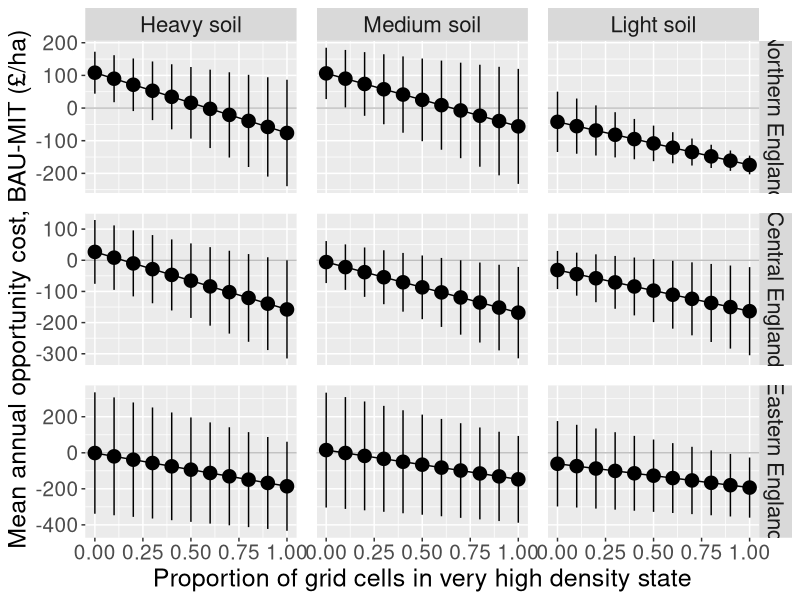
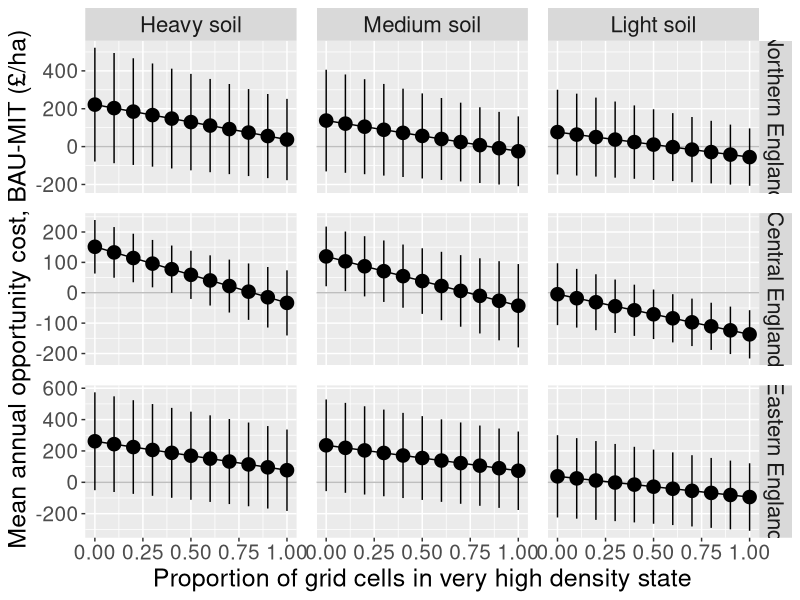
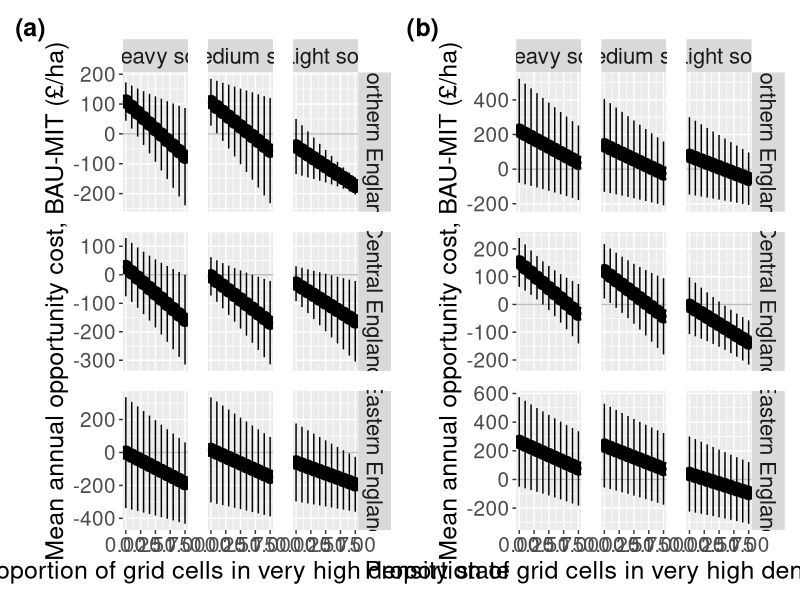

Here is the R script that generated these plots, in order:
## ---- chunk 1
rm(list=ls())
library(tidyverse) # for data manipulation; includes dplyr, ggplot2 & more
library(patchwork) # for panel plots
## ---- chunk 2
nobs <- function(x) length(x[!is.na(x)])
## ---- chunk 3
bau_h <- read.csv("../output/bau_ECOMOD_output_H.csv", header=TRUE) %>% 
  dplyr::select(-Field_no) %>% # remove unnecessary column
  dplyr::rename_with(stringr::str_replace, 
              # add '.' b4 the number in 'crop' colnames:
              pattern = "crop", replacement = "crop.", 
              matches("crop")) %>% 
  data.frame() %>%
  dplyr::filter(grepl("LD-HR",field_name)|grepl("HD-HR",field_name)) %>% # extract required strategies
  #dplyr::filter(!grepl("LR",field_name)) %>% # exclude LR strategies
  tidyr::pivot_longer( # reshape
    cols = c(2:85),
    names_to = c(".value", "year"),
    names_sep = '\\.'
    ) %>% 
  
  # make columns for soil, region, initial density etc:
  dplyr::mutate(
    initdenres = sub('.*\\_', '', field_name), # extract chrs after last '_'
    # extract characters between 1st and 2nd underscore ( x[2] pulls out the 
    # 2nd split string when split on underscores):
    soiltype = sapply(strsplit(field_name, "_"), function(x) x[2]), 
    soiltype = substr(soiltype, start = 1, stop = 1), # extract 1st character
 
    region = sub('_.*', '', field_name), # extract chrs before first '_'
    region = tolower(region),

    # recode soil type and region, and specify order of factor levels:
    soiltype = dplyr::recode(soiltype,
                      "h" = "heavy",
                      "m" = "medium",
                      "l" = "light"),
    soiltype = factor(soiltype,
                      levels = c("heavy", "medium", "light")
                      ),
    region = dplyr::recode(region,
                    "n" = "north",
                    "c" = "central",
                    "e" = "east"),
    region = factor(region,
                    levels = c("north", "central", "east")
                    ),
    initcondit = paste(region, soiltype, initdenres, sep = "_"),
    scenario = "BAU",
    modelrun = "high"
    ) %>%
  dplyr::select(scenario, initcondit, initdenres, region,
                soiltype, year, crop, yield, grossprof, modelrun) %>% 
  dplyr::arrange(scenario,region, soiltype, initdenres, year)
## ---- chunk 4
bau_v <- read.csv("../output/bau_ECOMOD_output_V.csv", header=TRUE) %>% 
  dplyr::select(-Field_no) %>% # remove unnecessary column
  dplyr::rename_with(stringr::str_replace, 
              # add '.' b4 the number in 'crop' colnames:
              pattern = "crop", replacement = "crop.", 
              matches("crop")) %>% 
  data.frame() %>%
  dplyr::filter(grepl("LD-HR",field_name)|grepl("HD-HR",field_name)) %>% # extract required strategies
  #dplyr::filter(!grepl("LR",field_name)) %>% # exclude LR strategies
  tidyr::pivot_longer( # reshape
    cols = c(2:85),
    names_to = c(".value", "year"),
    names_sep = '\\.'
    ) %>% 
  
  # make columns for soil, region, initial density etc:
  dplyr::mutate(
    initdenres = sub('.*\\_', '', field_name), # extract chrs after last '_'
    
    # extract characters between 1st and 2nd underscore ( x[2] pulls out the 
    # 2nd split string when split on underscores):
    soiltype = sapply(strsplit(field_name, "_"), function(x) x[2]), 
    soiltype = substr(soiltype, start = 1, stop = 1), # extract 1st character
 
    region = sub('_.*', '', field_name), # extract chrs before first '_'
    region = tolower(region),

    # recode soil type and region, and specify order of factor levels:
    soiltype = dplyr::recode(soiltype,
                      "h" = "heavy",
                      "m" = "medium",
                      "l" = "light"),
    soiltype = factor(soiltype,
                      levels = c("heavy", "medium", "light")
                      ),
    region = dplyr::recode(region,
                    "n" = "north",
                    "c" = "central",
                    "e" = "east"),
    region = factor(region,
                    levels = c("north", "central", "east")
                    ),
    initcondit = paste(region, soiltype, initdenres, sep = "_"),
    scenario = "BAU",
    modelrun = "veryhigh"
    ) %>%
  dplyr::select(scenario, initcondit, initdenres, region,
                soiltype, year, crop, yield, grossprof, modelrun) %>% 
  dplyr::arrange(scenario,region, soiltype, initdenres, year)
## ---- chunk 5
econ_3DR <- read.csv("../output/economic_data_for_analysis_3DR.csv", header = T) %>% 
  dplyr::mutate(
    scenario = factor(scenario, levels = c("BAU", "MIT", "CWW")),
    region = factor(region, levels = c("north", "central", "east")),
    soiltype = factor(soiltype, levels = c("heavy", "medium","light")),
    initdenres_collapsed = factor(initdenres_collapsed,
                                  levels = c("LD-LR", "LD-HR", "HD-HR")))
## ---- chunk 6
bau_hvh <- rbind(bau_h, bau_v) %>% 
  dplyr::mutate(year = as.integer(year))

# Clean up
rm(bau_h, bau_v)
## ---- chunk 7
mit_current <- econ_3DR %>% 
  dplyr::mutate(initcondit = paste(region, soiltype, initdenres_collapsed, sep = "_"),
                year = as.integer(year)) %>% 
  dplyr::filter(scenario == "MIT", # pull out MIT scenario
                #grepl("LD-HR",initcondit) # pull out LD-HR strategies
                !grepl("LR",initcondit) # exclude low resistance strategies
                ) %>% 
  dplyr::rename(grossprof = wtd_gp_mean,
                yield = wtd_yield_mean) %>% 
  # extract cols needed
  dplyr::select(scenario, initcondit, initdenres_collapsed, region, 
                soiltype, year, crop, yield, grossprof) %>% 
  dplyr::arrange(region, soiltype, initdenres_collapsed, year) %>% 
  dplyr::rename(initdenres = initdenres_collapsed)
## ---- chunk 8
## h0.0-vh1.0 Calculate weighted gross profit where 100% of grid cells have very high black-grass density----
wtd_df_100 <- bau_hvh %>% 
  # Calculate weighted gross profit for each row for the affected variables
  dplyr::mutate(
    wtd_gp = case_when(
      modelrun == "high" ~ 0*grossprof,
      modelrun == "veryhigh" ~ 1*grossprof
    ),
    wtd_yield = case_when(
      modelrun == "high" ~ 0*yield,
      modelrun == "veryhigh" ~ 1*yield
    )
  ) %>%
  # Add weighted variables across model runs (high & vhigh den) 
  # to get total gross profit, yield etc (i.e. add the contributions from the 
  # different densities in different parts of the field) for each year of each 
  # strategy.
  dplyr::group_by(initcondit, year) %>% 
  dplyr::summarise(wtd_gp = sum(wtd_gp), wtd_yield = sum(wtd_yield)) %>% 
  # Add columns indicating the proportions of grid cells in 
  # high and very high density used to calculate the weighted values
  dplyr::mutate(
    h = 0,
    vh = 1
    )

## h0.1-vh0.9 Calculate weighted gross profit where 90% of grid cells have very high black-grass density----
wtd_df_90 <- bau_hvh %>% 
  # Calculate weighted gross profit for each row for the affected variables
  dplyr::mutate(
    wtd_gp = case_when(
      modelrun == "high" ~ 0.1*grossprof,
      modelrun == "veryhigh" ~ 0.9*grossprof
    ),
    wtd_yield = case_when(
      modelrun == "high" ~ 0.1*yield,
      modelrun == "veryhigh" ~ 0.9*yield
    )
  ) %>%
  # Add weighted variables across model runs (high & vhigh den) 
  # to get total gross profit & yield (i.e. add the contributions from the 
  # different densities in different parts of the field) for each year of each 
  # strategy.
  dplyr::group_by(initcondit, year) %>% 
  dplyr::summarise(wtd_gp = sum(wtd_gp), wtd_yield = sum(wtd_yield)) %>% 
  # Add columns indicating the proportions of grid cells in 
  # high and very high density used to calculate the weighted values
  dplyr::mutate(
    h = 0.1,
    vh = 0.9
  )

## h0.2-vh0.8 Calculate weighted gross profit where 80% of grid cells have very high black-grass density----
wtd_df_80 <- bau_hvh %>% 
  # Calculate weighted gross profit for each row for the affected variables
  dplyr::mutate(
    wtd_gp = case_when(
      modelrun == "high" ~ 0.2*grossprof,
      modelrun == "veryhigh" ~ 0.8*grossprof
    ),
    wtd_yield = case_when(
      modelrun == "high" ~ 0.2*yield,
      modelrun == "veryhigh" ~ 0.8*yield
    )
  ) %>%
  # Add weighted variables across model runs (high & vhigh den) 
  # to get total gross profit, yield etc (i.e. add the contributions from the 
  # different densities in different parts of the field) for each year of each 
  # strategy.
  dplyr::group_by(initcondit, year) %>% 
  dplyr::summarise(wtd_gp = sum(wtd_gp), wtd_yield = sum(wtd_yield)) %>% 
  # Add columns indicating the proportions of grid cells in 
  # high and very high density used to calculate the weighted values
  dplyr::mutate(
    h = 0.2,
    vh = 0.8
    )

## h0.3-vh0.7 Calculate weighted gross profit where 70% of grid cells have very high black-grass density----
wtd_df_70 <- bau_hvh %>% 
  # Calculate weighted gross profit for each row for the affected variables
  dplyr::mutate(
    wtd_gp = case_when(
      modelrun == "high" ~ 0.3*grossprof,
      modelrun == "veryhigh" ~ 0.7*grossprof
    ),
    wtd_yield = case_when(
      modelrun == "high" ~ 0.3*yield,
      modelrun == "veryhigh" ~ 0.7*yield
    )
  ) %>%
  # Add weighted variables across model runs (high & vhigh den) 
  # to get total gross profit, yield etc (i.e. add the contributions from the 
  # different densities in different parts of the field) for each year of each 
  # strategy.
  dplyr::group_by(initcondit, year) %>% 
  dplyr::summarise(wtd_gp = sum(wtd_gp), wtd_yield = sum(wtd_yield)) %>% 
  # Add columns indicating the proportions of grid cells in 
  # high and very high density used to calculate the weighted values
  dplyr::mutate(
    h = 0.3,
    vh = 0.7
    )

## h0.4-vh0.6 Calculate weighted gross profit where 60% of grid cells have very high black-grass density----
wtd_df_60 <- bau_hvh %>% 
  # Calculate weighted gross profit for each row for the affected variables
  dplyr::mutate(
    wtd_gp = case_when(
      modelrun == "high" ~ 0.4*grossprof,
      modelrun == "veryhigh" ~ 0.6*grossprof
    ),
    wtd_yield = case_when(
      modelrun == "high" ~ 0.4*yield,
      modelrun == "veryhigh" ~ 0.6*yield
    )
  ) %>%
  # Add weighted variables across model runs (high & vhigh den) 
  # to get total gross profit, yield etc (i.e. add the contributions from the 
  # different densities in different parts of the field) for each year of each 
  # strategy.
  dplyr::group_by(initcondit, year) %>% 
  dplyr::summarise(wtd_gp = sum(wtd_gp), wtd_yield = sum(wtd_yield)) %>% 
  # Add columns indicating the proportions of grid cells in 
  # high and very high density used to calculate the weighted values
  dplyr::mutate(
    h = 0.4,
    vh = 0.6
    )

## h0.5-vh0.5 Calculate weighted gross profit where 50% of grid cells have very high black-grass density----
wtd_df_50 <- bau_hvh %>% 
  # Calculate weighted gross profit for each row for the affected variables
  dplyr::mutate(
    wtd_gp = case_when(
      modelrun == "high" ~ 0.5*grossprof,
      modelrun == "veryhigh" ~ 0.5*grossprof
    ),
    wtd_yield = case_when(
      modelrun == "high" ~ 0.5*yield,
      modelrun == "veryhigh" ~ 0.5*yield
    )
  ) %>%
  # Add weighted variables across model runs (high & vhigh den) 
  # to get total gross profit, yield etc (i.e. add the contributions from the 
  # different densities in different parts of the field) for each year of each 
  # strategy.
  dplyr::group_by(initcondit, year) %>% 
  dplyr::summarise(wtd_gp = sum(wtd_gp), wtd_yield = sum(wtd_yield)) %>% 
  # Add columns indicating the proportions of grid cells in 
  # high and very high density used to calculate the weighted values
  dplyr::mutate(
    h = 0.5,
    vh = 0.5
    )

## h0.6-vh0.4 Calculate weighted gross profit where 40% of grid cells have very high black-grass density----
wtd_df_40 <- bau_hvh %>% 
  # Calculate weighted gross profit for each row for the affected variables
  dplyr::mutate(
    wtd_gp = case_when(
      modelrun == "high" ~ 0.6*grossprof,
      modelrun == "veryhigh" ~ 0.4*grossprof
    ),
    wtd_yield = case_when(
      modelrun == "high" ~ 0.6*yield,
      modelrun == "veryhigh" ~ 0.4*yield
    )
  ) %>%
  # Add weighted variables across model runs (high & vhigh den) 
  # to get total gross profit, yield etc (i.e. add the contributions from the 
  # different densities in different parts of the field) for each year of each 
  # strategy.
  dplyr::group_by(initcondit, year) %>% 
  dplyr::summarise(wtd_gp = sum(wtd_gp), wtd_yield = sum(wtd_yield)) %>% 
  # Add columns indicating the proportions of grid cells in 
  # high and very high density used to calculate the weighted values
  dplyr::mutate(
    h = 0.6,
    vh = 0.4
    )

## h0.7-vh0.3 Calculate weighted gross profit where 30% of grid cells have very high black-grass density----
wtd_df_30 <- bau_hvh %>% 
  # Calculate weighted gross profit for each row for the affected variables
  dplyr::mutate(
    wtd_gp = case_when(
      modelrun == "high" ~ 0.7*grossprof,
      modelrun == "veryhigh" ~ 0.3*grossprof
    ),
    wtd_yield = case_when(
      modelrun == "high" ~ 0.7*yield,
      modelrun == "veryhigh" ~ 0.3*yield
    )
  ) %>%
  # Add weighted variables across model runs (high & vhigh den) 
  # to get total gross profit, yield etc (i.e. add the contributions from the 
  # different densities in different parts of the field) for each year of each 
  # strategy.
  dplyr::group_by(initcondit, year) %>% 
  dplyr::summarise(wtd_gp = sum(wtd_gp), wtd_yield = sum(wtd_yield)) %>% 
  # Add columns indicating the proportions of grid cells in 
  # high and very high density used to calculate the weighted values
  dplyr::mutate(
    h = 0.7,
    vh = 0.3
    )

## h0.8-vh0.2 Calculate weighted gross profit where 20% of grid cells have very high black-grass density----
wtd_df_20 <- bau_hvh %>% 
  # Calculate weighted gross profit for each row for the affected variables
  dplyr::mutate(
    wtd_gp = case_when(
      modelrun == "high" ~ 0.8*grossprof,
      modelrun == "veryhigh" ~ 0.2*grossprof
    ),
    wtd_yield = case_when(
      modelrun == "high" ~ 0.8*yield,
      modelrun == "veryhigh" ~ 0.2*yield
    )
  ) %>%
  # Add weighted variables across model runs (high & vhigh den) 
  # to get total gross profit, yield etc (i.e. add the contributions from the 
  # different densities in different parts of the field) for each year of each 
  # strategy.
  dplyr::group_by(initcondit, year) %>% 
  dplyr::summarise(wtd_gp = sum(wtd_gp), wtd_yield = sum(wtd_yield)) %>% 
  # Add columns indicating the proportions of grid cells in 
  # high and very high density used to calculate the weighted values
  dplyr::mutate(
    h = 0.8,
    vh = 0.2
    )

## h0.9-vh0.1 Calculate weighted gross profit where 10% of grid cells have very high black-grass density----
wtd_df_10 <- bau_hvh %>% 
  # Calculate weighted gross profit for each row for the affected variables
  dplyr::mutate(
    wtd_gp = case_when(
      modelrun == "high" ~ 0.9*grossprof,
      modelrun == "veryhigh" ~ 0.1*grossprof
    ),
    wtd_yield = case_when(
      modelrun == "high" ~ 0.9*yield,
      modelrun == "veryhigh" ~ 0.1*yield
    )
  ) %>%
  # Add weighted variables across model runs (high & vhigh den) 
  # to get total gross profit, yield etc (i.e. add the contributions from the 
  # different densities in different parts of the field) for each year of each 
  # strategy.
  dplyr::group_by(initcondit, year) %>% 
  dplyr::summarise(wtd_gp = sum(wtd_gp), wtd_yield = sum(wtd_yield)) %>% 
  # Add columns indicating the proportions of grid cells in 
  # high and very high density used to calculate the weighted values
  dplyr::mutate(
    h = 0.9,
    vh = 0.1
    )

## h1.0-vh0.0 Calculate weighted gross profit where 0% of grid cells have very high black-grass density----
wtd_df_0 <- bau_hvh %>% 
  # Calculate weighted gross profit for each row for the affected variables
  dplyr::mutate(
    wtd_gp = case_when(
      modelrun == "high" ~ 1*grossprof,
      modelrun == "veryhigh" ~ 0*grossprof
    ),
    wtd_yield = case_when(
      modelrun == "high" ~ 1*yield,
      modelrun == "veryhigh" ~ 0*yield
    )
  ) %>%
  # Add weighted variables across model runs (high & vhigh den) 
  # to get total gross profit, yield etc (i.e. add the contributions from the 
  # different densities in different parts of the field) for each year of each 
  # strategy.
  dplyr::group_by(initcondit, year) %>% 
  dplyr::summarise(wtd_gp = sum(wtd_gp), wtd_yield = sum(wtd_yield)) %>% 
  # Add columns indicating the proportions of grid cells in 
  # high and very high density used to calculate the weighted values
  dplyr::mutate(
    h = 1.0,
    vh = 0.0
    )

## Join dataframes----
bau_range <- rbind(wtd_df_0, wtd_df_10, wtd_df_20, wtd_df_30, wtd_df_40,   
                   wtd_df_50, wtd_df_60, wtd_df_70, wtd_df_80, wtd_df_90, 
                   wtd_df_100)

## Clean up----
rm(wtd_df_0, wtd_df_10, wtd_df_20, wtd_df_30, wtd_df_40,   
   wtd_df_50, wtd_df_60, wtd_df_70, wtd_df_80, wtd_df_90, 
   wtd_df_100)
## ---- chunk 9
bau_tojoin <- bau_range %>% 
  dplyr::mutate(scenario = "BAU", initcondit2 = initcondit) %>% 
  tidyr::separate(initcondit2, c("region", "soiltype", "initdenres"), "_") %>% 
  dplyr::rename(grossprof = wtd_gp,
                yield = wtd_yield) %>% 
  dplyr::relocate(scenario, initcondit, initdenres, region,  
                  soiltype, year, yield, grossprof, h, vh) 

mit_current_tojoin <- mit_current %>% 
  dplyr::mutate(h = NA, vh = NA) %>% 
  dplyr::select(-crop)

flipdf <- rbind(bau_tojoin, mit_current_tojoin) %>% 
  dplyr::mutate(
    scenario = factor(scenario, levels = c("BAU", "MIT", "CWW")),
    region = factor(region, levels = c("north", "central", "east")),
    soiltype = factor(soiltype, levels = c("heavy", "medium","light")),
    initdenres = factor(initdenres, levels = c("LD-HR", "HD-HR"))) %>%  
  dplyr::arrange(scenario, region, soiltype, initdenres, year)
## ---- chunk 10
opp_costs <- flipdf %>%  
  dplyr::group_by(initcondit, year) %>% 
  dplyr::mutate(opp_cost = grossprof - grossprof[scenario == "MIT"]) %>% 
  dplyr::group_by(scenario, initcondit, vh) %>% # find rotation mean
  dplyr::summarise(
    oc = mean(opp_cost, na.rm = TRUE),
    oc_ci_l = mean(opp_cost, na.rm = TRUE) - 
      (1.96 * (sd(opp_cost, na.rm = TRUE) / sqrt(nobs(opp_cost)))),
    oc_ci_u = mean(opp_cost, na.rm = TRUE) + 
      (1.96 * (sd(opp_cost, na.rm = TRUE) / sqrt(nobs(opp_cost))))
    ) %>% 
  tidyr::separate(initcondit, c("region", "soiltype", "initdenres"), "_") %>% 
  dplyr::filter(!scenario=="MIT") %>% 
  dplyr::mutate(
    soiltype = factor(soiltype, levels = c("heavy", "medium", "light")),
    region = factor(region, levels = c("north", "central", "east")),
    initdenres = factor(initdenres, levels = c("LD-HR", "HD-HR"))
    )
## ---- chunk 11
region.labs <- c("Northern England", "Central England", "Eastern England") # new
names(region.labs) <- c("north", "central", "east") # original

soiltype.labs <- c("Heavy soil", "Medium soil", "Light soil") # new
names(soiltype.labs) <- c("heavy", "medium", "light") # original
## ---- chunk 12
scatt_flip_LDHR <- ggplot(opp_costs %>% 
                       dplyr::filter(initdenres == "LD-HR"), aes(vh, oc)) + 
  geom_hline(aes(yintercept = 0), color="grey") + #, linetype="dashed"
  geom_line() +
  geom_point() +
  facet_grid(region ~ soiltype,
             labeller = labeller(region = region.labs, 
                                 soiltype = soiltype.labs),
             scales = 'free'
             ) +
  labs(x = "Proportion of grid cells in very high density state", 
       y = "Mean annual opportunity cost, BAU-MIT (£/ha)") +
  theme(strip.placement = 'outside',
        strip.text.x = element_text(size = 16),#, color = "red", face = "bold.italic"
        strip.text.y = element_text(size = 16),
        plot.title = element_text(size=22),
        axis.title=element_text(size=18),
        axis.text.x=element_text(size=rel(1.7)),#, 
        axis.text.y=element_text(size=rel(1.7)),
        legend.title=element_text(size=18),
        legend.text=element_text(size=16)
        ) +
  
  geom_pointrange(aes(ymin = oc_ci_l, 
                      ymax = oc_ci_u), 
                  #position=position_dodge(width=0.3),
                  size = 0.9) +
  
  # Change spacing between facets on both axis
  theme(panel.spacing = unit(1, "lines"))

scatt_flip_LDHR
## ---- chunk 13
region.labs <- c("Northern England", "Central England", "Eastern England") # new
names(region.labs) <- c("north", "central", "east") # original

soiltype.labs <- c("Heavy soil", "Medium soil", "Light soil") # new
names(soiltype.labs) <- c("heavy", "medium", "light") # original
## ---- chunk 14
scatt_flip_HDHR <- ggplot(opp_costs %>% 
                       dplyr::filter(initdenres == "HD-HR"), aes(vh, oc)) + 
  geom_hline(aes(yintercept = 0), color="grey") + #, linetype="dashed"
  geom_line() +
  geom_point() +
  #geom_point(size = 4) +
  facet_grid(region ~ soiltype,
             labeller = labeller(region = region.labs, 
                                 soiltype = soiltype.labs),
             scales = 'free'
             ) +
  labs(x = "Proportion of grid cells in very high density state", 
       y = "Mean annual opportunity cost, BAU-MIT (£/ha)") +
  theme(strip.placement = 'outside',
        #strip.background.x = element_blank(),
        #strip.text.x = element_blank(), #removes facet labels
        strip.text.x = element_text(size = 16),#, color = "red", face = "bold.italic"
        strip.text.y = element_text(size = 16),
        plot.title = element_text(size=22),
        axis.title=element_text(size=18),
        axis.text.x=element_text(size=rel(1.7)),#, 
        axis.text.y=element_text(size=rel(1.7)),
        legend.title=element_text(size=18),
        legend.text=element_text(size=16)
        ) +
  
  geom_pointrange(aes(ymin = oc_ci_l, 
                      ymax = oc_ci_u), 
                  #position=position_dodge(width=0.3),
                  size = 0.9) +
  
  # Change spacing between facets on both axis
  theme(panel.spacing = unit(1, "lines"))

scatt_flip_HDHR
## ---- chunk 15
scatt_flip <- (scatt_flip_LDHR + scatt_flip_HDHR) + 
  plot_annotation(tag_levels = 'a', tag_prefix = '(',  tag_suffix = ')') & 
  theme(plot.tag = element_text(size = 18, face="bold"))
scatt_flip
